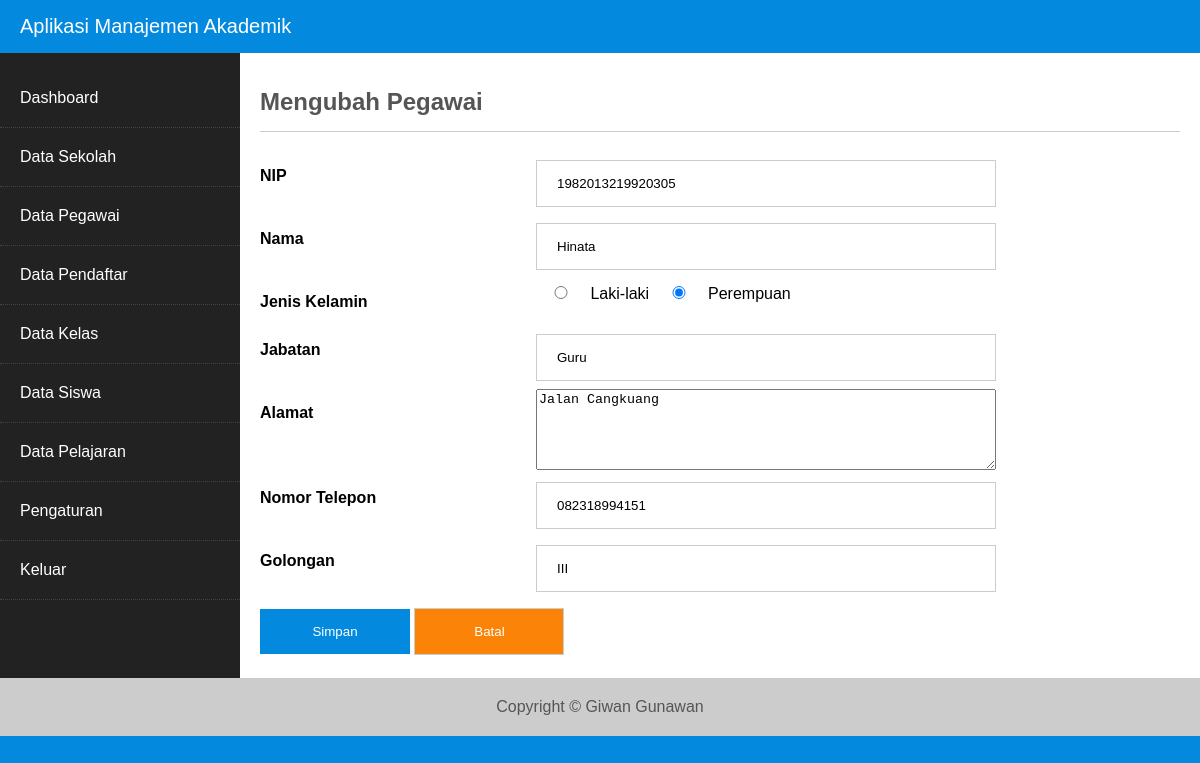
The app's page /index.php?hal=pegawai_edit&id=1982013219920305 (signed in) with its own data.
### tables this page shows
CREATE TABLE `t_pegawai` (
  `NIP` char(16) NOT NULL,
  `Nama` char(30) NOT NULL,
  `Alamat` char(30) NOT NULL,
  `Nomor_Telepon` char(13) NOT NULL,
  `Jenis_Kelamin` char(1) NOT NULL,
  `Jabatan` char(20) NOT NULL,
  `Golongan` char(5) NOT NULL,
  PRIMARY KEY (`NIP`)
);

### content/pegawai_edit.php (the view, shortened to what this page needs)
<?php
   $query = mysqli_query($con, "SELECT * FROM t_pegawai WHERE NIP='$_GET[id]'");
   $data = mysqli_fetch_array($query);
?>
<h2 class="judul">Mengubah Pegawai</h2>
<form method="post" action="?hal=pegawai_update" enctype="multipart/form-data">
   <div class="form-group">
      <label for="nip">NIP</label>
      <div class="input"><input type="text" id="NIP" name="NIP" readonly value="<?= $data['NIP'] ?>"></div>
   </div>
   <div class="form-group">
      <label for="Nama">Nama</label>
      <div class="input"><input type="text" id="Nama" name="Nama" value="<?= $data['Nama'] ?>"></div>
   </div>
   <div class="form-group">
      <label for="Jenis_Kelamin">Jenis Kelamin</label>
      <?php
         if($data['Jenis_Kelamin'] == "L"){
            $l = " checked";
            $p = "";
         }else{
            $l = "";
            $p = "checked";
         }
      ?>
      <input type="radio" id="Jenis_Kelamin" name="Jenis_Kelamin" value="L" <?= $l ?>> Laki-laki
      <input type="radio" id="Jenis_Kelamin" name="Jenis_Kelamin" value="P" <?= $p ?>> Perempuan
   </div>
   <div class="form-group">
      <label for="jabatan">Jabatan</label>
      <div class="input"><input type="text" id="Jabatan" name="Jabatan" value="<?= $data['Jabatan'] ?>"></div>
   </div>
   <div class="form-group">
      <label for="Alamat">Alamat</label>
      <div class="input"><textarea style="width: 100%" rows="5" id="Alamat" name="Alamat" ><?= $data['Alamat'] ?></textarea></div>
   </div>
   <div class="form-group">
      <label for="Nomor Telepon">Nomor Telepon</label>
      <div class="input"><input type="text" id="Nomor_Telepon" name="Nomor_Telepon" value="<?= $data['Nomor_Telepon'] ?>"></div>
   </div>
   <div class="form-group">
      <label for="Golongan">Golongan</label>
      <div class="input"><input type="text" id="Golongan" name="Golongan" value="<?= $data['Golongan'] ?>"></div>
   </div>
   <div class="form-group">
      <input type="submit" value="Simpan" class="tombol simpan">
      <input type="reset" value="Batal" class="tombol reset">
   </div>
</form>

### konten.php (shortened to what this page needs)
<?php
   $halaman = array("dashboard",
                     "sekolah","sekolah_update",
                     "pendaftar","pendaftar_tambah", "pendaftar_insert","pendaftar_edit", "pendaftar_update","pendaftar_hapus",
                     "kelas",
                     "pegawai", "pegawai_tambah", "pegawai_insert","pegawai_edit", "pegawai_update","pegawai_hapus",
                     "pelajaran",
                     "nilai",
                     "siswa",
                     "user","user_tambah", "user_insert","user_edit", "user_update","user_hapus");
   if(isset($_GET['hal'])) $hal = $_GET['hal'];
   else $hal = "dashboard";
   foreach($halaman as $h){
      if($hal == $h){
         include "content/$h.php";
         break;
      }
   }
?>

### css/style.css (style rules this page uses)
* { box-sizing: border-box; }
body { font-family: Arial; margin: 0; background: #038ade; }
input, select { width: 100%; padding: 15px 20px; margin: 8px 0; border: 1px solid #ccc; }
input[type=submit] { background-color: #038ade; border: none; color: #fff; text-decoration: none; cursor: pointer; }
.judul { color: #555; border-bottom: 1px solid #ccc; padding-bottom: 15px; }
.tombol { display: inline-block; max-width: 150px; padding: 15px 30px; color: #fff; text-decoration: none; background: #038ade; cursor: pointer; }
.form-group { clear: both; }
.form-group label { display: block; padding: 15px 0; float: left; width: 30%; font-weight: bold; }
.form-group .input { display: block; width: 50%; float: left; }
input[type=radio] { width: 50px }
.tombol.simpan { background: #038ade; }
.tombol.reset { background: #fb8307; }

### records on screen
t_pegawai: NIP "1982013219920305", Nama "Hinata", Jabatan "Guru", Alamat "Jalan Cangkuang", Nomor_Telepon "082318994151", Golongan "III"
